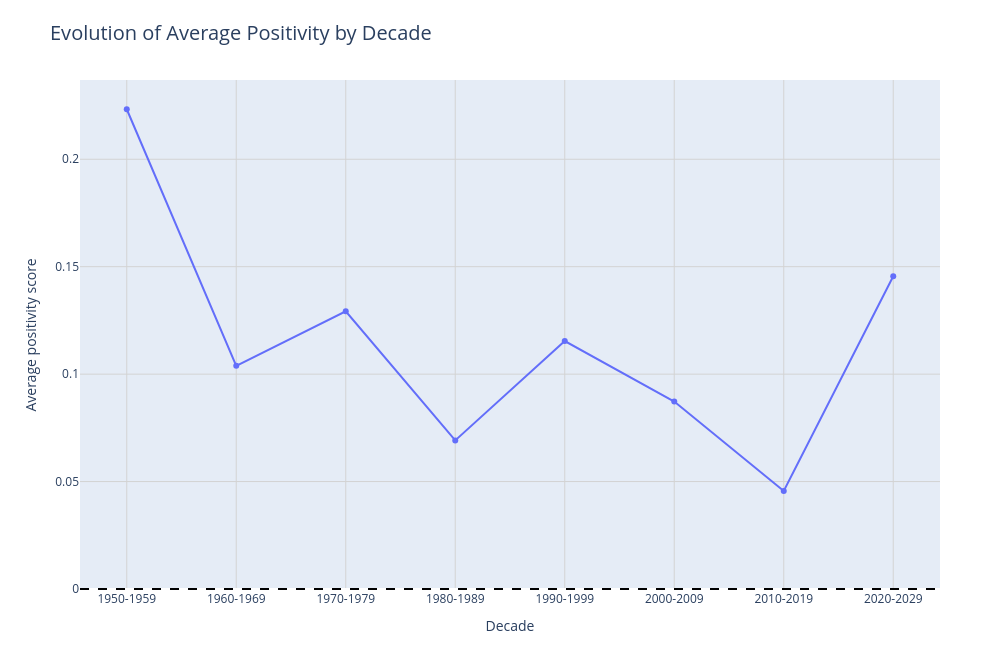

This figure's notebook cell:
### Markdown cell above
**Emociones GoEmotions por género**

El gráfico permite observar perfiles emocionales más detallados por género. 

+ En `Rock` predominan emociones negativas o introspectivas como *disappointment, sadness y annoyance*, lo que encaja con el sentimiento medio ligeramente negativo visto antes. 

+ `Electronic / Dance`, `Pop`, `Country`, `Folk / Traditional` y `R&B / Soul / Funk` tienen *love* como una de las emociones principales, aunque también aparecen con fuerza sadness y disappointment, mostrando que incluso géneros positivos mezclan emociones afectivas con melancolía. 

+ `Metal` y `Punk / Emo / Hardcore` concentran emociones como *sadness, annoyance y disappointment*, reforzando su perfil más negativo. 

+ `Hip Hop / Rap` destaca especialmente por *annoyance y anger*, diferenciándose del resto por una carga más confrontativa. 

En general, GoEmotions muestra que los géneros no se distinguen solo por positividad o negatividad, sino por combinaciones emocionales específicas.

### Code cell
# ============================================================
# Evolución de positividad media por década
# Basado en Cardiff sentiment_signed_score
# ============================================================

import pandas as pd
import matplotlib.pyplot as plt
import plotly.express as px
import plotly.io as pio
from pathlib import Path

# ------------------------------------------------------------
# Renderer de Plotly
# ------------------------------------------------------------

pio.renderers.default = "vscode"


# ------------------------------------------------------------
# Carpetas de salida
# ------------------------------------------------------------

OUTPUT_DIR = Path("outputs")
OUTPUT_DIR.mkdir(exist_ok=True)

CSV_DIR = OUTPUT_DIR / "csv"
HTML_DIR = OUTPUT_DIR / "html"

CSV_DIR.mkdir(exist_ok=True)
HTML_DIR.mkdir(exist_ok=True)

# ------------------------------------------------------------
# 1. Preparar datos
# ------------------------------------------------------------

df_decade = df_model_comparison.copy()

# Una fila por canción
df_decade = df_decade.drop_duplicates(subset=["artist_norm", "song_norm"])

# Limpiar year
df_decade["year"] = pd.to_numeric(df_decade["year"], errors="coerce")

df_decade = df_decade[
    df_decade["year"].notna() &
    (df_decade["year"] >= 1900) &
    (df_decade["year"] <= 2030)
].copy()

df_decade["year"] = df_decade["year"].astype(int)

# Crear década
PERIOD = 10

df_decade["decade"] = (df_decade["year"] // PERIOD) * PERIOD
df_decade["decade_label"] = (
    df_decade["decade"].astype(str) + "-" + 
    (df_decade["decade"] + PERIOD - 1).astype(str)
)

# Crear score firmado si no existe
if "sentiment_signed_score" not in df_decade.columns:
    def sentiment_to_signed_score(row):
        label = row["cardiff_sentiment"]
        score = row["cardiff_sentiment_score"]

        if pd.isna(label) or pd.isna(score):
            return pd.NA

        label = str(label).lower()

        if label == "positive":
            return float(score)
        elif label == "negative":
            return -float(score)
        elif label == "neutral":
            return 0.0
        else:
            return pd.NA

    df_decade["sentiment_signed_score"] = df_decade.apply(
        sentiment_to_signed_score,
        axis=1
    )

df_decade = df_decade[df_decade["sentiment_signed_score"].notna()].copy()

print("Número de canciones válidas:", len(df_decade))


# ------------------------------------------------------------
# 2. Agregación por década
# ------------------------------------------------------------

decade_positivity = (
    df_decade
    .groupby(["decade", "decade_label"])
    .agg(
        n_songs=("song_norm", "count"),
        positividad_media=("sentiment_signed_score", "mean"),
        positividad_mediana=("sentiment_signed_score", "median"),
        desviacion_tipica=("sentiment_signed_score", "std")
    )
    .reset_index()
)

# Filtrar décadas con pocas canciones
MIN_SONGS_PER_DECADE = 0

decade_positivity = decade_positivity[
    decade_positivity["n_songs"] >= MIN_SONGS_PER_DECADE
].copy()

decade_positivity = decade_positivity.sort_values("decade").reset_index(drop=True)


# ------------------------------------------------------------
# 3. Mostrar con Plotly
# ------------------------------------------------------------

fig_plotly = px.line(
    decade_positivity,
    x="decade_label",
    y="positividad_media",
    markers=True,
    title="Evolution of Average Positivity by Decade",
    labels={
        "decade_label": "Decade",
        "positividad_media": "Average positivity score"
    },
    hover_data={
        "n_songs": True,
        "positividad_media": ":.3f",
        "positividad_mediana": ":.3f",
        "desviacion_tipica": ":.3f"
    }
)

fig_plotly.add_hline(
    y=0,
    line_dash="dash",
    line_color="black"
)

fig_plotly.update_layout(
    width=1000,
    height=650,
    title=dict(font=dict(size=20)),
    xaxis=dict(showgrid=True, gridcolor="lightgray"),
    yaxis=dict(showgrid=True, gridcolor="lightgray"),
    margin=dict(l=80, r=60, t=80, b=60)
)

fig_plotly.show()

# ------------------------------------------------------------
# 4. Guardar HTML
# ------------------------------------------------------------

html_path = HTML_DIR / "decade_average_positivity.html"
fig_plotly.write_html(str(html_path))


# ------------------------------------------------------------
# 5. Guardar PNG con Matplotlib
# ------------------------------------------------------------

fig_mpl, ax = plt.subplots(figsize=(12, 7))

ax.plot(
    decade_positivity["decade_label"],
    decade_positivity["positividad_media"],
    marker="o",
    label="Average positivity"
)

ax.axhline(
    0,
    color="black",
    linestyle="--",
    linewidth=1
)

ax.set_title(
    "Evolution of Average Positivity by Decade",
    fontsize=16,
    fontweight="bold"
)

ax.set_xlabel("Decade")
ax.set_ylabel("Average positivity score")

ax.grid(True, linestyle="--", alpha=0.4)
ax.legend()

plt.tight_layout()

png_path = OUTPUT_DIR / "decade_average_positivity.png"

fig_mpl.savefig(
    png_path,
    dpi=300,
    bbox_inches="tight"
)

plt.close(fig_mpl)

### Figure 1 — Plotly figure (JSON) as saved in the notebook; plotly's stock layout.template omitted (floating-point values rounded to 4 significant figures)
{"data": [{"customdata": [[44.0, 0.4267, 0.5679], [57.0, 0.3103, 0.6415], [45.0, 0.2233, 0.5452], [44.0, 0.217, 0.5777], [67.0, 0.2935, 0.5956], [75.0, 0.2543, 0.5299], [55.0, 0.2256, 0.5006], [28.0, 0.2397, 0.5929]], "hovertemplate": "Decade=%{x}<br>Average positivity score=%{y:.3f}<br>n_songs=%{customdata[0]}<br>positividad_mediana=%{customdata[1]:.3f}<br>desviacion_tipica=%{customdata[2]:.3f}<extra></extra>", "legendgroup": "", "line": {"color": "#636efa", "dash": "solid"}, "marker": {"symbol": "circle"}, "mode": "lines+markers", "name": "", "orientation": "v", "showlegend": false, "type": "scatter", "x": ["1950-1959", "1960-1969", "1970-1979", "1980-1989", "1990-1999", "2000-2009", "2010-2019", "2020-2029"], "xaxis": "x", "y": [0.2233, 0.1039, 0.1293, 0.06914, 0.1154, 0.08726, 0.0456, 0.1456], "yaxis": "y"}], "layout": {"height": 650, "legend": {"tracegroupgap": 0}, "margin": {"b": 60, "l": 80, "r": 60, "t": 80}, "shapes": [{"line": {"color": "black", "dash": "dash"}, "type": "line", "x0": 0, "x1": 1, "xref": "x domain", "y0": 0, "y1": 0, "yref": "y"}], "title": {"font": {"size": 20}, "text": "Evolution of Average Positivity by Decade"}, "width": 1000, "xaxis": {"anchor": "y", "domain": [0, 1], "gridcolor": "lightgray", "showgrid": true, "title": {"text": "Decade"}}, "yaxis": {"anchor": "x", "domain": [0, 1], "gridcolor": "lightgray", "showgrid": true, "title": {"text": "Average positivity score"}}}}
